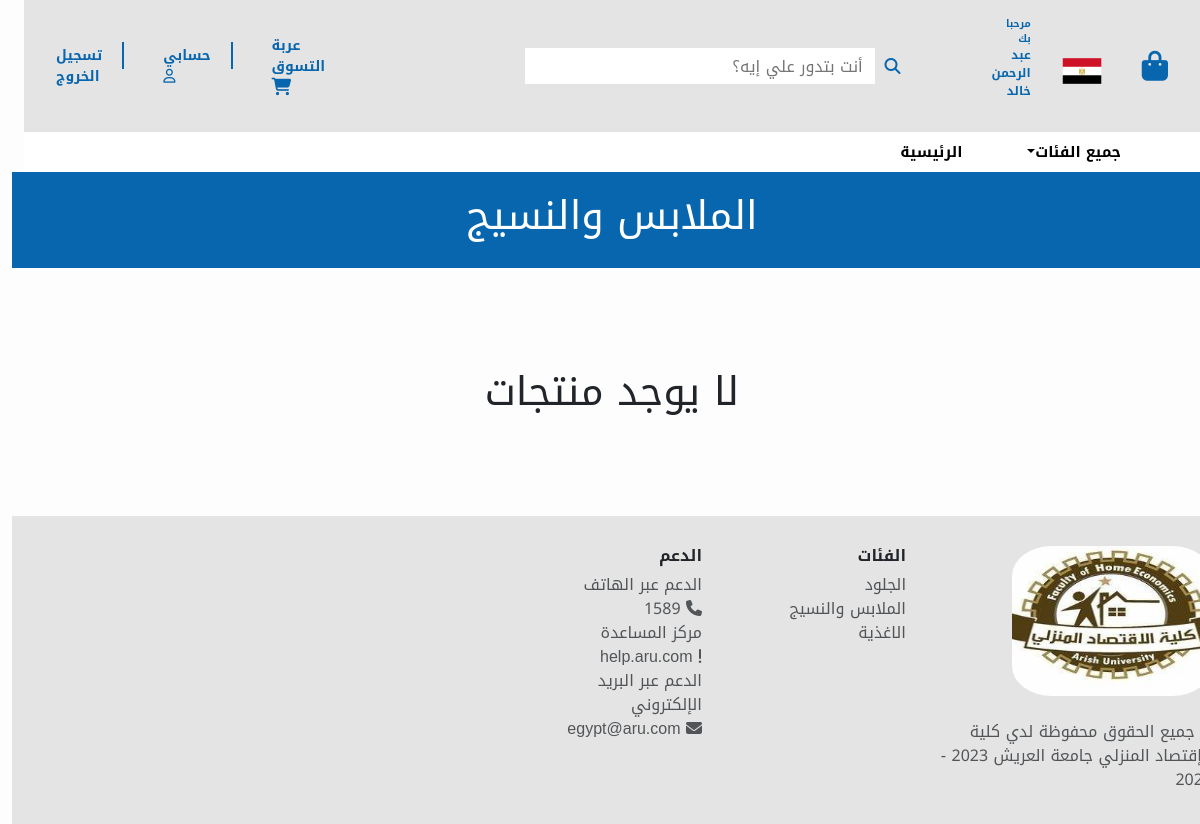
The page /category/2/ (signed in) on the database its author committed.
### User/models.py (models this page shows)
class User(AbstractUser):
    Image = models.ImageField(upload_to='user_images', blank=True, null=True)

### product/models.py (models this page shows, shortened)
class Category(models.Model):
    Category_id = models.AutoField(primary_key=True)
    Name = models.CharField(max_length=20, unique=True, blank=True, null=True)
    describtion = models.TextField(blank=True, null=True)
    Image = models.ImageField(upload_to='category_images', blank=True, null=True)

### product/views.py (the view)
# urls.py: path('category/<int:category_id>/', CategoryListView.as_view(), name='category_detail'),
class CategoryListView(ListView):
    model = Item_product
    template_name = 'category.html'
    context_object_name = 'products'
    def get_queryset(self):
        category_id = self.kwargs['category_id']
        queryset = super().get_queryset()
        category_products = queryset.filter(Category__Category_id=category_id)
        products_grouped = defaultdict(list)
        for product in category_products:
            subcategory_name = product.Subcategory.Name if product.Subcategory else 'No Subcategory'
            products_grouped[subcategory_name].append(product)
        return dict(products_grouped)
    def get_context_data(self, **kwargs):
        context = super().get_context_data(**kwargs)
        category_id = self.kwargs['category_id']
        category_name = Category.objects.get(Category_id=category_id).Name
        context['category_name'] = category_name
        context['category_id'] = category_id
        subcategories = Subcategory.objects.filter(Category__Category_id=category_id)
        context['subcategories'] = subcategories
        return context

### product/templates/category.html (shortened to what this page needs)
{% extends "main.html" %}
{% load static %}
{% block body %}
<div class="custom-div">
  <h1 class="custom-text">
           {{ category_name }}
  </h1>
</div>
{% if products %}
  <div class="container" >
    {% for subcategory, products in products.items %}
    <div id="{{ subcategory.Subcategory_id }}" class="category-section">
      <h1 style="padding-top: 20px; font-size: 30px; margin-right: 20px;">
         {{ subcategory }} {{subcategory.Subcategory_id}}
      </h1>
    </div>
      {% for product in products %}
      <div class="card-1 card-div">
        <div class="gow-img-div img-div" style="position: relative;">
          <span style="position: absolute; top: -10px; right: 80%; color: white; padding: 2px 5px;">
            <img src="{% static 'images/download.png' %}" style="height: 30px; width: 60px;" alt="">
          </span>
          <img src="{{ product.product_image_set.first.Image.url }}" alt="{{ product.Product_name }} Image">
      </div>
        <div class="text-container">
          <a href="" style="text-decoration: none;"><h2 class="item-name">{{ product.Product_name }}</h2></a>
          <p class="date">{{ product.Category.Name }}</p>
          <div class="pricing-and-cart">
            <div class="pricing">
              <p class="previous-price"> {{ product.discounted_price }}</p>
              <p class="current-price">{{ product.price }}LE</p>
            </div>
            <a href=""><i class="fas fa-shopping-cart"></i></a>
          </div>
        </div>
      </div>
      {% endfor %}
    {% endfor %}
    </div>
    {% else %}
    <h1 style="text-align: center; margin: 100px;">لا يوجد منتجات</h1>
  {% endif %}
{% endblock body %}

### templates/main.html (shortened to what this page needs)
{% load static %}
<!DOCTYPE html>
<html lang="ar">
<head>
  <link rel="stylesheet" href=" https://cdnjs.cloudflare.com/ajax/libs/font-awesome/5.15.4/css/all.min.css">
  <link rel="stylesheet" href="https://cdn.jsdelivr.net/npm/bootstrap@5.3.0/dist/css/bootstrap.min.css">
    <link rel="stylesheet" href="{% static 'css/home.css'%}">
</head>
<body>
  <div class="container" style="max-width: 100%;">
    <nav class="navbar navbar-expand-lg scroll-nav" style="max-width: 100%; background-color: #e4e4e4;">
        <a class="navbar-brand" href="#">
            <i class="fa-solid fa-bag-shopping fa-xl" style="color: #0766AD;"></i>
        </a>
        <div class="collapse navbar-collapse" id="navbarNav">
            <ul class="navbar-nav ml-auto align-items-center order-first">
                <li class="nav-item">
                    <img src="{% static 'images/e.png' %} " style="width: 40px; height: 40px; margin-top: 10px;" alt="">
                </li>
                {% if user.is_authenticated %}
                <li class="nav-item">
                    <a class="nav-link" style="font-size: 10px;" href="#">
                        مرحبا بك
                        <p style="font-size: 12px;">
                          {{ user.first_name}} {{ user.last_name|slice:":5" }}
                        </p>
                    </a>
                </li>
                {% endif %}
                <li class="nav-item search-bar" style="margin-right: 70px;">
                    <div class="search-bar">
                        <i class="fas fa-search"></i>
                        <input type="text" placeholder="أنت بتدور علي إيه؟">
                    </div>
                </li>
            </ul>
            <ul class="navbar-nav ml-auto align-items-center">
                {% if user.is_authenticated %}
                    <li class="nav-item" style="text-align: left; margin-right: 120px;" >
                        <a class="nav-link" style="font-size: 14px; position: relative;" href="{% url 'cart_detail' %}">
                            عربة التسوق
                        </a>
                    </li>
                    <li class="nav-item" style="text-align: left;">
                      <a class="nav-link" style="font-size: 14px;" href="{% url 'profile' %}">
                        <span class="vertical-line"></span>
                          حسابي
                          <i class="fa-regular fa-user"></i>
                      </a>
                  </li>
                    <li class="nav-item">
                      <a class="nav-link" style="font-size: 14px; text-align: left;" href="{% url 'logout' %}">
                        <span class="vertical-line"></span>
                          تسجيل الخروج
                      </a>
                  </li>
                {% endif %}
            </ul>
        </div>
    </nav>
</div>
<div class="container" style="max-width: 100%; height: 40px; z-index: 1;">
  <nav class="navbar navbar-expand-lg scroll-nav" style="max-width: 100%; height: 40px; text-align: right;">
    <div class="collapse navbar-collapse" id="navbarNav">
      <ul class="navbar-nav left-side justify-content-end">
        <li class="nav-item2 dropdown" style="margin-left: 30px;">
          <a class="nav-link dropdown-toggle" id="navbarDropdown" href="#" role="button" data-bs-toggle="dropdown" aria-haspopup="true" aria-expanded="false">جميع الفئات</a>
        </li>
        <li class="nav-item2">
          <a class="nav-link" href="{% url 'home' %}">الرئيسية</a>
        </li>
      </ul>
    </div>
  </nav>
</div>
{% block body %}
{% endblock body %}
<div class="">
<div class="" style="background-color: #e4e4e4; ">
<div class="row d-flex"style="padding-top: 30px;">
<div class="col-md-12 col-lg-3 mb-3" >
<img src="{% static 'images/8.png' %} " width="200" height="150" style="border-radius:20% ;"></img>
<p class="mt-4 text-muted">© جميع الحقوق محفوظة لدي كلية الإقتصاد المنزلي جامعة العريش 2023 - 2024</p>
</div>
<div class="col-6 col-sm-6 col-md-4 col-lg-2">
 <h6 class="h6 fw-bold">الفئات</h6>
   <a
      href="#" class="text-decoration-none text-muted"> الجلود</a>
  <a
     href="#" class="text-decoration-none text-muted"> الملابس والنسيج</a>
  <a
     href="#" class="text-decoration-none text-muted">الاغذية</a>
</div>
<div class="col-6 col-sm-6 col-md-4 col-lg-2 mt-3 mt-md-0">
 <h6 class="h6 fw-bold">الدعم</h6>
 <a href="#" class="text-decoration-none text-muted">الدعم عبر الهاتف</a>
  <a href="#" class="text-decoration-none text-muted"><i class="fa-solid fa-phone"></i> 1589</a>
  <a href="#" class="text-decoration-none text-muted">مركز المساعدة</a>
  <a href="#" class="text-decoration-none text-muted"><i class="fa-solid fa-exclamation"></i> help.aru.com</a>
  <a href="#" class="text-decoration-none text-muted">الدعم عبر البريد الإلكتروني</a>
  <a href="#" class="text-decoration-none text-muted"><i class="fa-solid fa-envelope"></i> egypt@aru.com</a>
</div>
</div>
</body>
</html>

### static/css/home.css (style rules this page uses)
body { background-color: #fdfdfd; direction: rtl; font-family: 'Noto Kufi Arabic', sans-serif; }
.col-6 > a { display:block; }
.navbar { padding: 8px 16px; background-color: #ffffff; }
.navbar-nav .nav-item { margin-left: 8px; }
.nav-link { color: #0766AD; font-size: 18px; font-weight: bold; margin-right: 15px; }
.vertical-line { border-left: 2px solid #0766AD; margin-left: 20px; }
.search-bar { display: flex; align-items: center; }
.search-bar input[type="text"] { height: 36px; width: 350px; padding: 12px; border: 0px; outline: none; margin-right: 10px; }
.search-bar .fa-search { color: #0766AD; margin-right: 5px; }
.navbar-nav.left-side { margin-left: auto; }
.nav-item2 .nav-link { color: #000000; font-size: 15px; text-align: right; }
.container { position: relative; width: 100%; }
:root { font-size: 16px; --heading-color: hsl(0, 0%, 7%); --date-text-color: hsl(0, 0%, 51%); --previous-price-text-color: hsl(0, 98%, 44%); --current-price-text-color: hsla(0, 0%, 0%, 0.822); --liked-heart-icon-color: hsl(0, 98%, 44%); --heart-icon-color: whitesmoke; --pricing-font-weight: 800; --title-font-weight: 800; --date-font-weight: 550; --card-main-color : whitesmoke; --card-1-secondary-color: #0766AD; --card-2-secondary-color: rgb(67,53,27); --card-3-secondary-color: rgb(178,180,179); --card-4-secondary-color: rgb(96,109,117); }

### product/templates/category.html (style rules this page uses)
.custom-div { position: relative; text-align: center; padding: 20px; background-color: #0766AD; }
.custom-text { color: #ffffff; font-size: 40px; }

### rows shown on the page
User: first_name "عبد الرحمن", last_name "خالد"
Category: Name "الملابس والنسيج"
